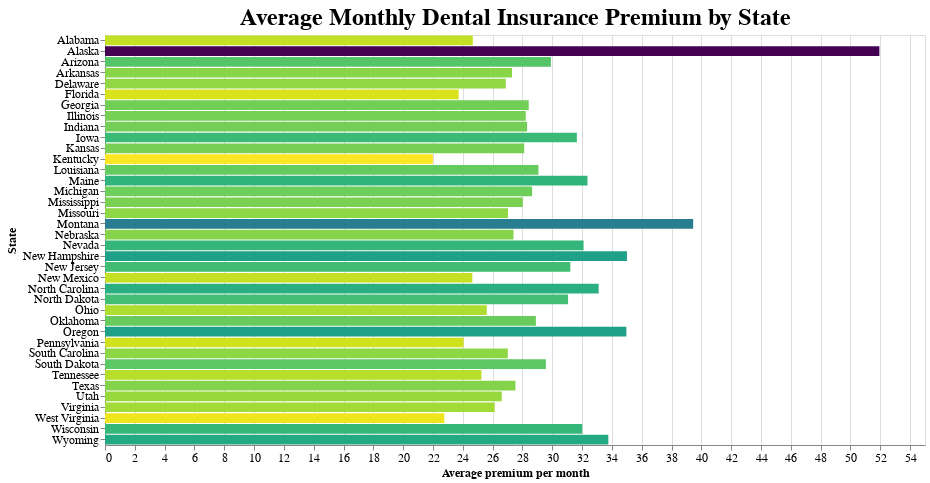

The code cell stored with this chart in its notebook:
### Code cell
avr_state = alt.Chart(state_prem_df, title='Average Monthly Dental Insurance Premium by State', width=820, height=width*0.5).configure_title(fontSize=24).mark_bar().encode(
        x = 'avg_prem', 
        y = 'state',
        color = alt.Color('avg_prem', sort="descending", legend=None, scale=alt.Scale(scheme='viridis'))).configure_axis(
    labelFontSize=12,
    titleFontSize=12
)

avr_state.encoding.x.title = 'Average premium per month'
avr_state.encoding.y.title = 'State'
avr_state

### Figure 1 — Vega-Lite specification as saved in the notebook (floating-point values rounded to 4 significant figures)
{"$schema": "https://vega.github.io/schema/vega-lite/v2.6.0.json", "config": {"axis": {"labelFontSize": 12, "titleFontSize": 12}, "background": "white", "title": {"fontSize": 24}, "view": {"height": 300, "width": 400}}, "data": {"name": "data-d2007b0867f761edc80a5cf790db29af"}, "datasets": {"data-d2007b0867f761edc80a5cf790db29af": [{"avg_prem": 24.67, "id": 1, "state": "Alabama"}, {"avg_prem": 51.94, "id": 2, "state": "Alaska"}, {"avg_prem": null, "id": 3, "state": null}, {"avg_prem": 29.91, "id": 4, "state": "Arizona"}, {"avg_prem": 27.3, "id": 5, "state": "Arkansas"}, {"avg_prem": null, "id": 6, "state": "California"}, {"avg_prem": null, "id": 7, "state": null}, {"avg_prem": null, "id": 8, "state": "Colorado"}, {"avg_prem": null, "id": 9, "state": "Connecticut"}, {"avg_prem": 26.88, "id": 10, "state": "Delaware"}, {"avg_prem": null, "id": 11, "state": "District of Columbia"}, {"avg_prem": 23.72, "id": 12, "state": "Florida"}, {"avg_prem": 28.42, "id": 13, "state": "Georgia"}, {"avg_prem": null, "id": 14, "state": null}, {"avg_prem": null, "id": 15, "state": "Hawaii"}, {"avg_prem": null, "id": 16, "state": "Idaho"}, {"avg_prem": 28.22, "id": 17, "state": "Illinois"}, {"avg_prem": 28.31, "id": 18, "state": "Indiana"}, {"avg_prem": 31.65, "id": 19, "state": "Iowa"}, {"avg_prem": 28.12, "id": 20, "state": "Kansas"}, {"avg_prem": 21.99, "id": 21, "state": "Kentucky"}, {"avg_prem": 29.07, "id": 22, "state": "Louisiana"}, {"avg_prem": 32.36, "id": 23, "state": "Maine"}, {"avg_prem": null, "id": 24, "state": "Maryland"}, {"avg_prem": null, "id": 25, "state": "Massachusetts"}, {"avg_prem": 28.65, "id": 26, "state": "Michigan"}, {"avg_prem": null, "id": 27, "state": "Minnesota"}, {"avg_prem": 28.02, "id": 28, "state": "Mississippi"}, {"avg_prem": 27.03, "id": 29, "state": "Missouri"}, {"avg_prem": 39.45, "id": 30, "state": "Montana"}, {"avg_prem": 27.4, "id": 31, "state": "Nebraska"}, {"avg_prem": 32.1, "id": 32, "state": "Nevada"}, {"avg_prem": 35.01, "id": 33, "state": "New Hampshire"}, {"avg_prem": 31.21, "id": 34, "state": "New Jersey"}, {"avg_prem": 24.64, "id": 35, "state": "New Mexico"}, {"avg_prem": null, "id": 36, "state": "New York"}, {"avg_prem": 33.11, "id": 37, "state": "North Carolina"}, {"avg_prem": 31.06, "id": 38, "state": "North Dakota"}, {"avg_prem": 25.61, "id": 39, "state": "Ohio"}, {"avg_prem": 28.9, "id": 40, "state": "Oklahoma"}, {"avg_prem": 34.97, "id": 41, "state": "Oregon"}, {"avg_prem": 24.05, "id": 42, "state": "Pennsylvania"}, {"avg_prem": null, "id": 43, "state": null}, {"avg_prem": null, "id": 44, "state": "Rhode Island"}, {"avg_prem": 27.02, "id": 45, "state": "South Carolina"}, {"avg_prem": 29.57, "id": 46, "state": "South Dakota"}, {"avg_prem": 25.25, "id": 47, "state": "Tennessee"}, {"avg_prem": 27.53, "id": 48, "state": "Texas"}, {"avg_prem": 26.61, "id": 49, "state": "Utah"}, {"avg_prem": null, "id": 50, "state": "Vermont"}, {"avg_prem": 26.14, "id": 51, "state": "Virginia"}, {"avg_prem": null, "id": 52, "state": null}, {"avg_prem": null, "id": 53, "state": "Washington"}, {"avg_prem": 22.76, "id": 54, "state": "West Virginia"}, {"avg_prem": 32.01, "id": 55, "state": "Wisconsin"}, {"avg_prem": 33.76, "id": 56, "state": "Wyoming"}]}, "encoding": {"color": {"field": "avg_prem", "legend": null, "scale": {"scheme": "viridis"}, "sort": "descending", "type": "quantitative"}, "x": {"field": "avg_prem", "title": "Average premium per month", "type": "quantitative"}, "y": {"field": "state", "title": "State", "type": "nominal"}}, "height": 410, "mark": "bar", "title": "Average Monthly Dental Insurance Premium by State", "width": 820}
